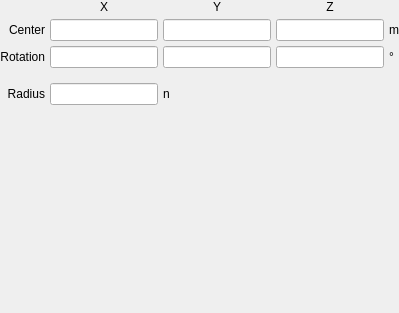
         <widget class="QWidget" name="figure_8_klein">
          <property name="font">
           <font>
            <weight>50</weight>
            <bold>false</bold>
           </font>
          </property>
          <layout class="QGridLayout" name="gridLayout_40">
           <property name="leftMargin">
            <number>0</number>
           </property>
           <property name="topMargin">
            <number>0</number>
           </property>
           <property name="rightMargin">
            <number>0</number>
           </property>
           <property name="bottomMargin">
            <number>0</number>
           </property>
           <property name="spacing">
            <number>5</number>
           </property>
           <item row="1" column="1">
            <widget class="LineEdit" name="lineedit_figure_8_klein_translationx">
             <property name="font">
              <font>
               <weight>50</weight>
               <bold>false</bold>
              </font>
             </property>
            </widget>
           </item>
           <item row="1" column="3">
            <widget class="LineEdit" name="lineedit_figure_8_klein_translationz">
             <property name="font">
              <font>
               <weight>50</weight>
               <bold>false</bold>
              </font>
             </property>
            </widget>
           </item>
           <item row="1" column="2">
            <widget class="LineEdit" name="lineedit_figure_8_klein_translationy">
             <property name="font">
              <font>
               <weight>50</weight>
               <bold>false</bold>
              </font>
             </property>
            </widget>
           </item>
           <item row="1" column="0">
            <widget class="QLabel" name="label_89">
             <property name="font">
              <font>
               <weight>50</weight>
               <bold>false</bold>
              </font>
             </property>
             <property name="text">
              <string>Center</string>
             </property>
             <property name="alignment">
              <set>Qt::AlignRight|Qt::AlignTrailing|Qt::AlignVCenter</set>
             </property>
            </widget>
           </item>
           <item row="2" column="0">
            <widget class="QLabel" name="label_90">
             <property name="font">
              <font>
               <weight>50</weight>
               <bold>false</bold>
              </font>
             </property>
             <property name="text">
              <string>Rotation</string>
             </property>
             <property name="alignment">
              <set>Qt::AlignRight|Qt::AlignTrailing|Qt::AlignVCenter</set>
             </property>
            </widget>
           </item>
           <item row="2" column="2">
            <widget class="LineEdit" name="lineedit_figure_8_klein_rotationy">
             <property name="font">
              <font>
               <weight>50</weight>
               <bold>false</bold>
              </font>
             </property>
            </widget>
           </item>
           <item row="5" column="0">
            <spacer name="verticalSpacer_33">
             <property name="orientation">
              <enum>Qt::Vertical</enum>
             </property>
             <property name="sizeHint" stdset="0">
              <size>
               <width>20</width>
               <height>208</height>
              </size>
             </property>
            </spacer>
           </item>
           <item row="0" column="1">
            <widget class="QLabel" name="label_265">
             <property name="font">
              <font>
               <weight>50</weight>
               <bold>false</bold>
              </font>
             </property>
             <property name="text">
              <string>X</string>
             </property>
             <property name="alignment">
              <set>Qt::AlignCenter</set>
             </property>
            </widget>
           </item>
           <item row="2" column="1">
            <widget class="LineEdit" name="lineedit_figure_8_klein_rotationx">
             <property name="font">
              <font>
               <weight>50</weight>
               <bold>false</bold>
              </font>
             </property>
            </widget>
           </item>
           <item row="2" column="3">
            <widget class="LineEdit" name="lineedit_figure_8_klein_rotationz">
             <property name="font">
              <font>
               <weight>50</weight>
               <bold>false</bold>
              </font>
             </property>
            </widget>
           </item>
           <item row="4" column="0">
            <widget class="QLabel" name="label_91">
             <property name="font">
              <font>
               <weight>50</weight>
               <bold>false</bold>
              </font>
             </property>
             <property name="text">
              <string>Radius</string>
             </property>
             <property name="alignment">
              <set>Qt::AlignRight|Qt::AlignTrailing|Qt::AlignVCenter</set>
             </property>
            </widget>
           </item>
           <item row="4" column="1">
            <widget class="LineEdit" name="lineedit_figure_8_klein_radius">
             <property name="font">
              <font>
               <weight>50</weight>
               <bold>false</bold>
              </font>
             </property>
            </widget>
           </item>
           <item row="0" column="2">
            <widget class="QLabel" name="label_266">
             <property name="font">
              <font>
               <weight>50</weight>
               <bold>false</bold>
              </font>
             </property>
             <property name="text">
              <string>Y</string>
             </property>
             <property name="alignment">
              <set>Qt::AlignCenter</set>
             </property>
            </widget>
           </item>
           <item row="0" column="3">
            <widget class="QLabel" name="label_267">
             <property name="font">
              <font>
               <weight>50</weight>
               <bold>false</bold>
              </font>
             </property>
             <property name="text">
              <string>Z</string>
             </property>
             <property name="alignment">
              <set>Qt::AlignCenter</set>
             </property>
            </widget>
           </item>
           <item row="1" column="4">
            <widget class="QLabel" name="label_268">
             <property name="font">
              <font>
               <weight>50</weight>
               <bold>false</bold>
              </font>
             </property>
             <property name="text">
              <string>m</string>
             </property>
            </widget>
           </item>
           <item row="2" column="4">
            <widget class="QLabel" name="label_269">
             <property name="font">
              <font>
               <weight>50</weight>
               <bold>false</bold>
              </font>
             </property>
             <property name="text">
              <string>°</string>
             </property>
            </widget>
           </item>
           <item row="4" column="2">
            <widget class="QLabel" name="label_270">
             <property name="font">
              <font>
               <weight>50</weight>
               <bold>false</bold>
              </font>
             </property>
             <property name="text">
              <string>n</string>
             </property>
            </widget>
           </item>
           <item row="3" column="1">
            <spacer name="verticalSpacer_51">
             <property name="orientation">
              <enum>Qt::Vertical</enum>
             </property>
             <property name="sizeType">
              <enum>QSizePolicy::Maximum</enum>
             </property>
             <property name="sizeHint" stdset="0">
              <size>
               <width>20</width>
               <height>10</height>
              </size>
             </property>
            </spacer>
           </item>
          </layout>
         </widget>
